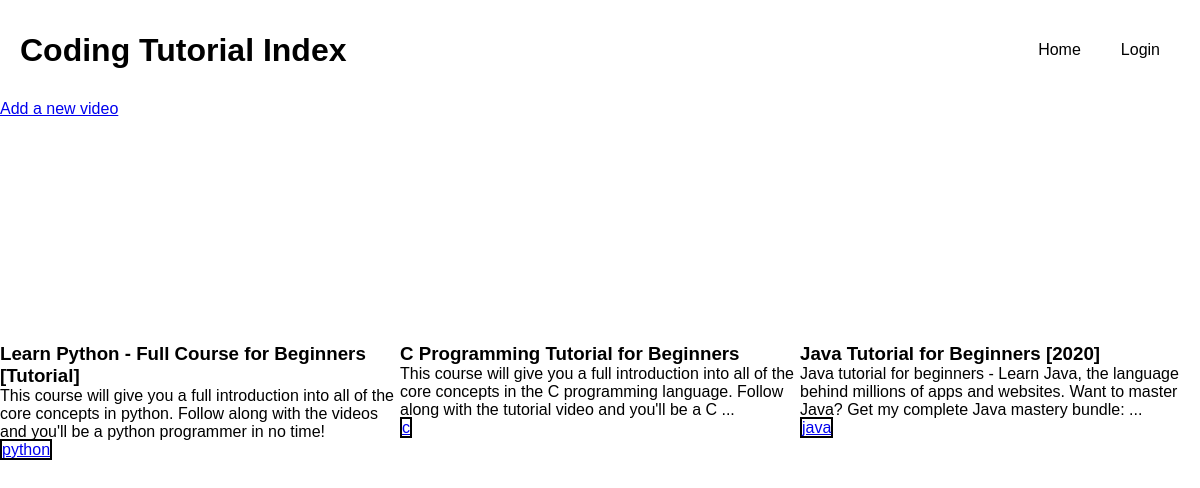
The page / on the database its author committed.
### tutorial_index/models.py (models this page shows, shortened)
class Tutorial(models.Model):
  title = models.CharField(max_length=500)
  description = models.CharField(max_length=500)
  video_id = models.CharField(max_length=200)
  category = models.ManyToManyField(Category, blank=True)
  likes = models.ManyToManyField(User, blank=True)
  comments = models.ManyToManyField(Comment, blank=True)

class Category(models.Model):
  name = models.CharField(max_length=50)

### tutorial_index/views.py (the view)
# urls.py: path('', views.index, name='index'),
def index(request):
  return render(request, "tutorial_index/index.html", {
    "tutorials": Tutorial.objects.all()
  })

### tutorial_index/templates/tutorial_index/index.html (shortened to what this page needs)
{%extends 'tutorial_index/layout.html'%}
{%block body%}
<div class="add-video"><a href="{%url 'add-video'%}">Add a new video</a></div>
<main class="tutorials">
  {%for tutorial in tutorials%}
  <div class="tutorial_container" onclick="showTutorial({{tutorial.id}})">
    <div class="img-wrapper">
    </div>
    <h3>{{tutorial.title}}</h3>
    <p>{{tutorial.description}}</p>
    <div>
      {%for category in tutorial.category.all%}
        <a href="{%url 'category' category.name%}" class="category">{{category.name}}</a>
      {%endfor%}
    </div>
  </div>
  {%endfor%}
</main>
{%endblock%}

### tutorial_index/static/css/main.css (style rules this page uses)
* { box-sizing:border-box;margin:0;padding:0;font-family:sans-serif }
.tutorials { display:grid;grid-template-columns:repeat(3, 1fr);justify-items:center }
.tutorial_container { width:400px;cursor:pointer }
.tutorial_container .img-wrapper { height:225px;overflow:hidden;display:flex;align-items:center }
.category { border:2px black solid }

### rows shown on the page
Tutorial: title "Learn Python - Full Course for Beginners [Tutorial]", description "This course will give you a full introduction into all of the core concepts in python. Follow along with the videos and you'll be a python programmer in no time!"
Category: name "python"
Tutorial: title "C Programming Tutorial for Beginners", description "This course will give you a full introduction into all of the core concepts in the C programming language. Follow along with the tutorial video and you'll be a C ..."
Category: name "c"
Tutorial: title "Java Tutorial for Beginners [2020]", description "Java tutorial for beginners - Learn Java, the language behind millions of apps and websites. Want to master Java? Get my complete Java mastery bundle: ..."
Category: name "java"
